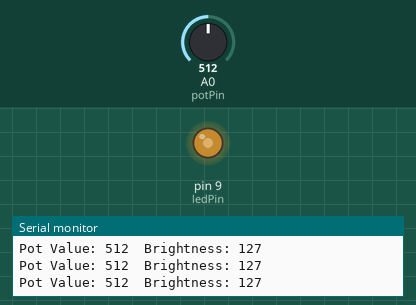
This sketch was run on a simulated Arduino Uno, built with avr-gcc and run on an emulated ATmega328P. Shown: output pins drawn as LEDs (lit = HIGH), the last lines printed to the serial monitor. The test bench sets the inputs (shaded band); at power-on: A0 (potPin) = 512.

Above: at 1.2 s.
1.3 s: A0 (potPin) set to 716
At 2.2 s:
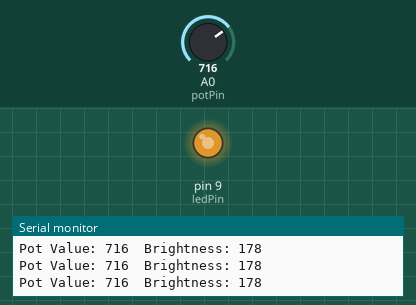
2.8 s: A0 (potPin) set to 900
At 3.8 s:
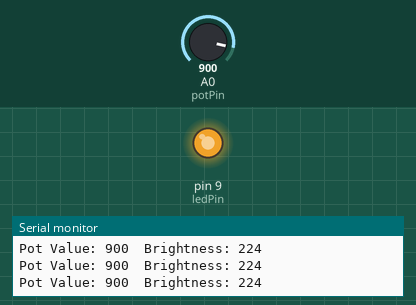
4.3 s: A0 (potPin) set to 122
At 5.3 s:
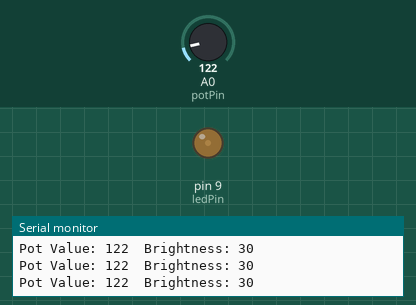
5.8 s: A0 (potPin) set to 0
At 6.8 s:
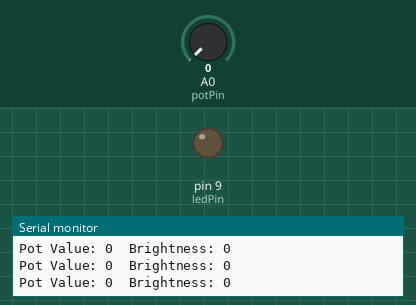
Timing chart, 0 to 8.3 s (numbered marks = the images above; inputs shaded):
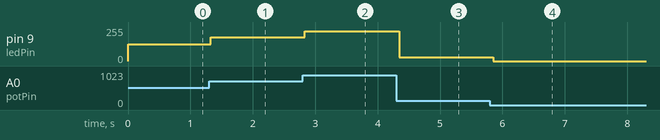

The sketch:

brightness.ino
```cpp
const int potPin = A0;
const int ledPin = 9;

int potValue = 0;
int brightness = 0;

void setup() {
  pinMode(ledPin, OUTPUT);


  Serial.begin(9600);
  Serial.println("LED Brightness Control");
  Serial.println("---------------------");
}

void loop() {

  potValue = analogRead(potPin);


  brightness = map(potValue, 0, 1023, 0, 255);

  analogWrite(ledPin, brightness);

  Serial.print("Pot Value: ");
  Serial.print(potValue);
  Serial.print("\t");
  Serial.print("Brightness: ");
  Serial.println(brightness);

  delay(100);
}
```

Measured:
- after the input at 1.3 s, pin 9 (ledPin): 127/255 → 178/255 at once
- after the input at 2.8 s, pin 9 (ledPin): 178/255 → 224/255 at once
- after the input at 4.3 s, pin 9 (ledPin): 224/255 → 30/255 at once
- after the input at 5.8 s, pin 9 (ledPin): 30/255 → 0/255 after 0.05 s
